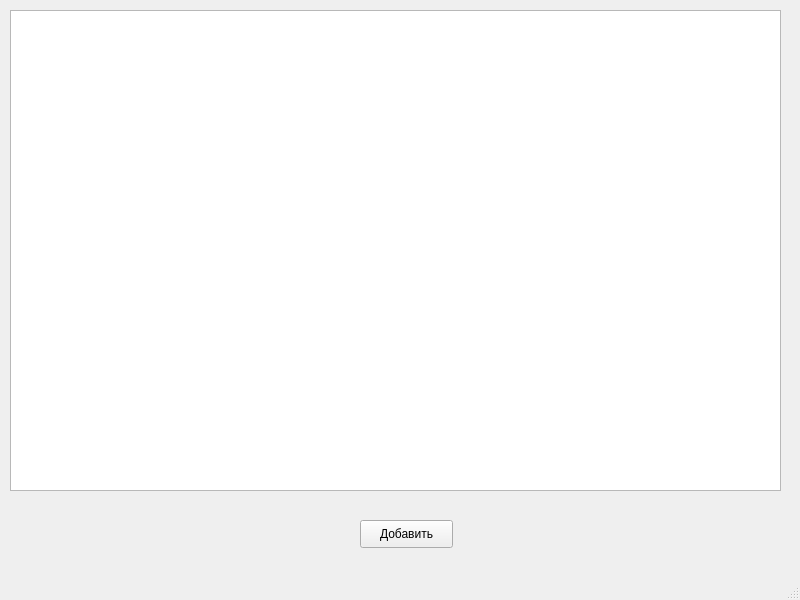
<?xml version="1.0" encoding="UTF-8"?>
<ui version="4.0">
 <class>MainWindow</class>
 <widget class="QMainWindow" name="MainWindow">
  <property name="geometry">
   <rect>
    <x>0</x>
    <y>0</y>
    <width>800</width>
    <height>600</height>
   </rect>
  </property>
  <property name="windowTitle">
   <string>MainWindow</string>
  </property>
  <widget class="QWidget" name="centralwidget">
   <widget class="QTableWidget" name="tableWidget">
    <property name="geometry">
     <rect>
      <x>10</x>
      <y>10</y>
      <width>771</width>
      <height>481</height>
     </rect>
    </property>
   </widget>
   <widget class="QPushButton" name="pushButton">
    <property name="geometry">
     <rect>
      <x>360</x>
      <y>520</y>
      <width>93</width>
      <height>28</height>
     </rect>
    </property>
    <property name="text">
     <string>Добавить</string>
    </property>
   </widget>
  </widget>
  <widget class="QMenuBar" name="menubar">
   <property name="geometry">
    <rect>
     <x>0</x>
     <y>0</y>
     <width>800</width>
     <height>26</height>
    </rect>
   </property>
  </widget>
  <widget class="QStatusBar" name="statusbar"/>
 </widget>
 <resources/>
 <connections/>
</ui>
